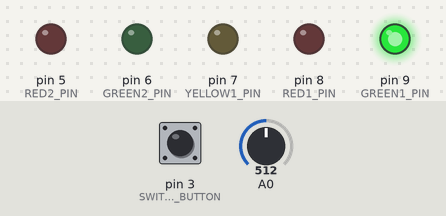
Recording of a sketch running on a simulated Arduino Uno, built with avr-gcc and run on an emulated ATmega328P. On the bench: output pins drawn as LEDs (lit = HIGH). The test bench sets the inputs (shaded band); at power-on: pin 3 (SWITCH_SONG_BUTTON) HIGH, A0 = 512. Storage starts empty; random numbers use the default seed unless the sketch sets one; the audio player accepts every command and is not drawn.

Above: at 0.2 s.
At 0.7 s:
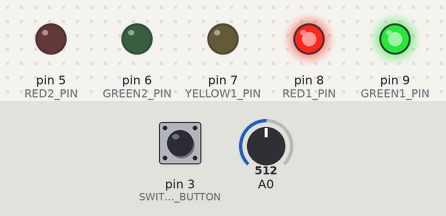
At 1.7 s:
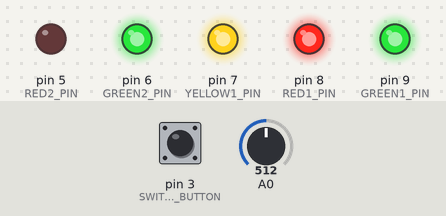
At 5.2 s:
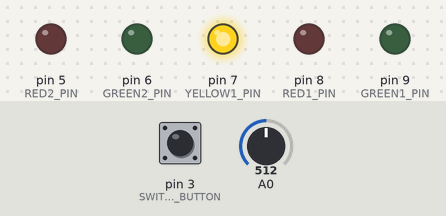
At 10.7 s:
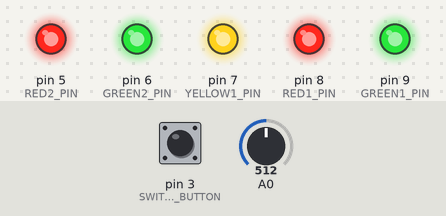
At 20.7 s:
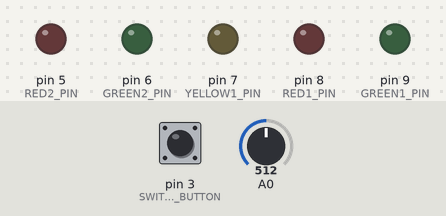
Timing chart, 0 to 22.8 s (numbered marks = the images above):
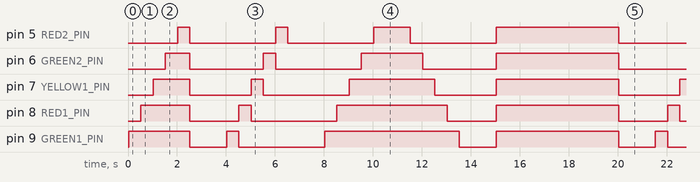

The sketch:

ChristmasTree.ino
```cpp
#include <SD.h>
#include <TMRpcm.h>

#define SD_ChipSelectPin 4
#define GREEN1_PIN 9
#define RED1_PIN 8
#define YELLOW1_PIN 7
#define GREEN2_PIN 6
#define RED2_PIN 5
#define SWITCH_SONG_BUTTON 3

int ledMode = 1;
int songSer;
boolean isSwSong = false;

TMRpcm tmrpcm;

void setup(){
  tmrpcm.speakerPin = 10; //Connecting speaker with library TMRPCM

  if (!SD.begin(SD_ChipSelectPin)) {  // checking SD card
    return;
  }

  //set possibility of changing volume and it's level (5 is the best for mp3-to-wav converters)
  tmrpcm.volume(1);
  tmrpcm.setVolume(5);

  //play song at first time
  playMusic();

  pinMode(GREEN1_PIN, OUTPUT);
  pinMode(RED1_PIN, OUTPUT);
  pinMode(YELLOW1_PIN, OUTPUT);
  pinMode(GREEN2_PIN, OUTPUT);
  pinMode(RED2_PIN, OUTPUT);

  pinMode(SWITCH_SONG_BUTTON, INPUT_PULLUP);
}

void loop(){
  isSwSong = digitalRead(SWITCH_SONG_BUTTON);

  //check is song playing now
  if(!tmrpcm.isPlaying())
    playMusic(); //calling function playMusic() if not

  //Combination of LEDs' work to make it looks like a garland
  //Here different modes switch one-by-one
  if (ledMode == 1) {
    digitalWrite(GREEN1_PIN, HIGH);
    delay(500);
    digitalWrite(RED1_PIN, HIGH);
    delay(500);
    digitalWrite(YELLOW1_PIN, HIGH);
    delay(500);
    digitalWrite(GREEN2_PIN, HIGH);
    delay(500);
    digitalWrite(RED2_PIN, HIGH);
    delay(500);
    digitalWrite(GREEN1_PIN, LOW);
    digitalWrite(RED1_PIN, LOW);
    digitalWrite(YELLOW1_PIN, LOW);
    digitalWrite(GREEN2_PIN, LOW);
    digitalWrite(RED2_PIN, LOW);
    delay(1500);
    ledMode += 1;
  }

  else if (ledMode == 2) {
    digitalWrite(GREEN1_PIN, HIGH);
    delay(500);
    digitalWrite(GREEN1_PIN, LOW);
    digitalWrite(RED1_PIN, HIGH);
    delay(500);
    digitalWrite(RED1_PIN, LOW);
    digitalWrite(YELLOW1_PIN, HIGH);
    delay(500);
    digitalWrite(YELLOW1_PIN, LOW);
    digitalWrite(GREEN2_PIN, HIGH);
    delay(500);
    digitalWrite(GREEN2_PIN, LOW);
    digitalWrite(RED2_PIN, HIGH);
    delay(500);
    digitalWrite(RED2_PIN, LOW);
    delay(1500);
    ledMode +=1;
  }

  else if (ledMode == 3) {
    digitalWrite(GREEN1_PIN, HIGH);
    delay(500);
    digitalWrite(RED1_PIN, HIGH);
    delay(500);
    digitalWrite(YELLOW1_PIN, HIGH);
    delay(500);
    digitalWrite(GREEN2_PIN, HIGH);
    delay(500);
    digitalWrite(RED2_PIN, HIGH);
    delay(1500);
    digitalWrite(RED2_PIN, LOW);
    delay(500);
    digitalWrite(GREEN2_PIN, LOW);
    delay(500);
    digitalWrite(YELLOW1_PIN, LOW);
    delay(500);
    digitalWrite(RED1_PIN, LOW);
    delay(500);
    digitalWrite(GREEN1_PIN, LOW);
    delay(1500);
    ledMode += 1;
  }

  else if(ledMode == 4) {
    digitalWrite(GREEN1_PIN, HIGH);
    digitalWrite(RED1_PIN, HIGH);
    digitalWrite(YELLOW1_PIN, HIGH);
    digitalWrite(GREEN2_PIN, HIGH);
    digitalWrite(RED2_PIN, HIGH);
    delay(2500);
    ledMode = 1;
  }
}

//play random song (30 songs at all)
void playMusic() {
  //use an "output info" from non-used output 0 as a random seed
  randomSeed(analogRead(0));
  songSer = random(30);
  if(songSer == 1)
    tmrpcm.play("1.wav");
  else if(songSer == 2)
    tmrpcm.play("2.wav");
  else if(songSer == 3)
    tmrpcm.play("3.wav");
  else if(songSer == 4)
    tmrpcm.play("4.wav");
  else if(songSer == 5)
    tmrpcm.play("5.wav");
  else if(songSer == 6)
    tmrpcm.play("6.wav");
  else if(songSer == 7)
    tmrpcm.play("7.wav");
  else if(songSer == 8)
    tmrpcm.play("8.wav");
  else if(songSer == 9)
    tmrpcm.play("9.wav");
  else if(songSer == 10)
    tmrpcm.play("10.wav");
  else if(songSer == 11)
    tmrpcm.play("11.wav");
  else if(songSer == 12)
    tmrpcm.play("12.wav");
  else if(songSer == 13)
    tmrpcm.play("13.wav");
  else if(songSer == 14)
    tmrpcm.play("14.wav");
  else if(songSer == 15)
    tmrpcm.play("15.wav");
  else if(songSer == 16)
    tmrpcm.play("16.wav");
  else if(songSer == 17)
    tmrpcm.play("17.wav");
  else if(songSer == 18)
    tmrpcm.play("18.wav");
  else if(songSer == 19)
    tmrpcm.play("19.wav");
  else if(songSer == 20)
    tmrpcm.play("20.wav");
  else if(songSer == 21)
    tmrpcm.play("21.wav");
  else if(songSer == 22)
    tmrpcm.play("22.wav");
  else if(songSer == 23)
    tmrpcm.play("23.wav");
  else if(songSer == 24)
    tmrpcm.play("24.wav");
  else if(songSer == 25)
    tmrpcm.play("25.wav");
  else if(songSer == 26)
    tmrpcm.play("26.wav");
  else if(songSer == 27)
    tmrpcm.play("27.wav");
  else if(songSer == 28)
    tmrpcm.play("28.wav");
  else if(songSer == 29)
    tmrpcm.play("29.wav");
  else if(songSer == 30)
    tmrpcm.play("30.wav");
}
```

Measured:
- by itself, pin 5 (RED2_PIN): repeats every 17.5 s: LOW 3.5 s, HIGH 0.50 s, LOW 3.5 s, HIGH 1.5 s, LOW 3.5 s, HIGH 5.0 s
- by itself, pin 6 (GREEN2_PIN): repeats every 17.5 s: LOW 3.0 s, HIGH 0.50 s, LOW 3.5 s, HIGH 2.5 s, LOW 3.0 s, HIGH 5.0 s
- by itself, pin 7 (YELLOW1_PIN): repeats every 17.5 s: LOW 2.5 s, HIGH 0.50 s, LOW 3.5 s, HIGH 3.5 s, LOW 2.5 s, HIGH 5.0 s
- by itself, pin 8 (RED1_PIN): repeats every 17.5 s: LOW 2.0 s, HIGH 0.50 s, LOW 3.5 s, HIGH 4.5 s, LOW 2.0 s, HIGH 5.0 s
- by itself, pin 9 (GREEN1_PIN): repeats every 17.5 s: LOW 1.5 s, HIGH 0.50 s, LOW 3.5 s, HIGH 5.5 s, LOW 1.5 s, HIGH 5.0 s
